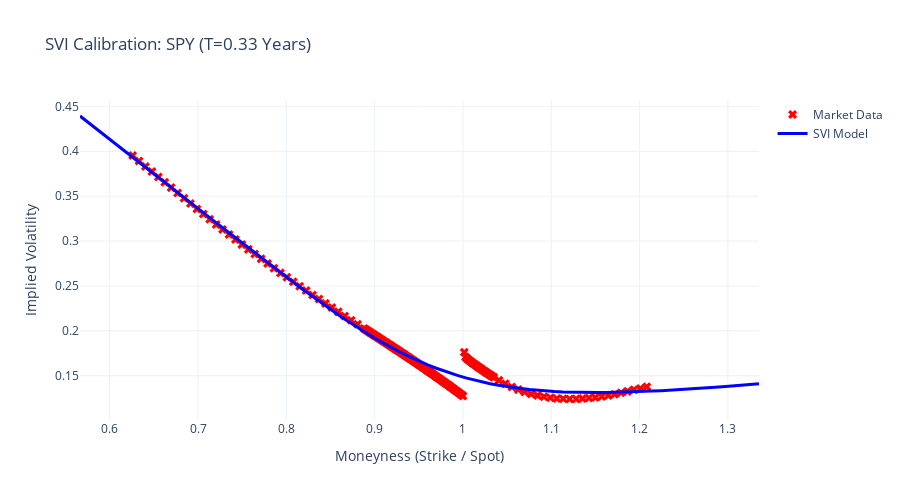

This figure's notebook cell:
### Markdown cell above
## 2. SVI Calibration Inspection (2D Smile)

Let's inspect a specific maturity slice to see how well the SVI model fits the raw market data.
We look for the characteristic "Smile" or "Skew" shape typical of Equity markets (Left high, Right low).

### Code cell
# Pick a middle expiration (e.g., closest to 0.5 years or 1 year)
sorted_expirations = sorted(surface.svi_params.keys())
if not sorted_expirations:
    print("No expirations found. Check connection.")
else:
    target_T = sorted_expirations[len(sorted_expirations)//2] # Pick median expiry

    print(f" Inspecting Smile for T = {target_T:.4f} Years")

    # 1. Get Market Data points
    slice_data = surface.raw_data[surface.raw_data['T'] == target_T]
    k_market = np.log(slice_data['moneyness'])
    vol_market = slice_data['impliedVolatility']

    # 2. Generate Model Curve
    k_grid = np.linspace(k_market.min()-0.1, k_market.max()+0.1, 100)
    vol_model = [surface.get_implied_vol(k, target_T) for k in k_grid]
    m_grid = np.exp(k_grid) # Convert log-moneyness back to Strike/Spot ratio

    # 3. Plot
    fig = go.Figure()
    fig.add_trace(go.Scatter(x=slice_data['moneyness'], y=vol_market, mode='markers', name='Market Data', marker=dict(color='red', size=8, symbol='x')))
    fig.add_trace(go.Scatter(x=m_grid, y=vol_model, mode='lines', name='SVI Model', line=dict(color='blue', width=3)))

    fig.update_layout(
        title=f"SVI Calibration: {TICKER} (T={target_T:.2f} Years)",
        xaxis_title="Moneyness (Strike / Spot)",
        yaxis_title="Implied Volatility",
        template="plotly_white",
        height=500
    )
    fig.show()

### Figure 1 — Plotly figure (JSON) as saved in the notebook; plotly's stock layout.template omitted (floating-point values rounded to 4 significant figures; data arrays with more than 128 entries replaced by an {"elided": "..."} marker saying what was removed)
{"data": [{"marker": {"color": "red", "size": 8, "symbol": "x"}, "mode": "markers", "name": "Market Data", "type": "scatter", "x": {"elided": "162 float values"}, "y": {"elided": "162 float values"}}, {"line": {"color": "blue", "width": 3}, "mode": "lines", "name": "SVI Model", "type": "scatter", "x": [0.5663, 0.5713, 0.5762, 0.5812, 0.5863, 0.5914, 0.5966, 0.6017, 0.607, 0.6123, 0.6176, 0.623, 0.6284, 0.6338, 0.6394, 0.6449, 0.6505, 0.6562, 0.6619, 0.6677, 0.6735, 0.6793, 0.6852, 0.6912, 0.6972, 0.7033, 0.7094, 0.7156, 0.7218, 0.7281, 0.7344, 0.7408, 0.7473, 0.7538, 0.7603, 0.7669, 0.7736, 0.7803, 0.7871, 0.794, 0.8009, 0.8078, 0.8149, 0.822, 0.8291, 0.8363, 0.8436, 0.851, 0.8584, 0.8658, 0.8734, 0.881, 0.8886, 0.8964, 0.9042, 0.912, 0.92, 0.928, 0.936, 0.9442, 0.9524, 0.9607, 0.969, 0.9775, 0.986, 0.9945, 1.003, 1.012, 1.021, 1.03, 1.039, 1.048, 1.057, 1.066, 1.075, 1.085, 1.094, 1.104, 1.113, 1.123, 1.133, 1.142, 1.152, 1.162, 1.172, 1.183, 1.193, 1.203, 1.214, 1.224, 1.235, 1.246, 1.257, 1.268, 1.279, 1.29, 1.301, 1.312, 1.324, 1.335], "y": [0.4393, 0.4354, 0.4316, 0.4277, 0.4237, 0.4198, 0.4158, 0.4118, 0.4077, 0.4037, 0.3996, 0.3954, 0.3912, 0.387, 0.3828, 0.3785, 0.3742, 0.3698, 0.3654, 0.361, 0.3565, 0.352, 0.3475, 0.3429, 0.3382, 0.3336, 0.3289, 0.3241, 0.3193, 0.3145, 0.3097, 0.3048, 0.2998, 0.2949, 0.2898, 0.2848, 0.2797, 0.2746, 0.2695, 0.2644, 0.2592, 0.2541, 0.2489, 0.2437, 0.2386, 0.2334, 0.2283, 0.2232, 0.2181, 0.2132, 0.2082, 0.2034, 0.1986, 0.194, 0.1894, 0.185, 0.1807, 0.1766, 0.1727, 0.1689, 0.1653, 0.1619, 0.1586, 0.1556, 0.1527, 0.1501, 0.1476, 0.1454, 0.1433, 0.1414, 0.1397, 0.1382, 0.1369, 0.1357, 0.1347, 0.1338, 0.133, 0.1324, 0.132, 0.1316, 0.1314, 0.1313, 0.1313, 0.1313, 0.1315, 0.1317, 0.132, 0.1324, 0.1329, 0.1334, 0.134, 0.1346, 0.1353, 0.136, 0.1367, 0.1375, 0.1384, 0.1392, 0.1401, 0.141]}], "layout": {"height": 500, "title": {"text": "SVI Calibration: SPY (T=0.33 Years)"}, "xaxis": {"title": {"text": "Moneyness (Strike / Spot)"}}, "yaxis": {"title": {"text": "Implied Volatility"}}}}
